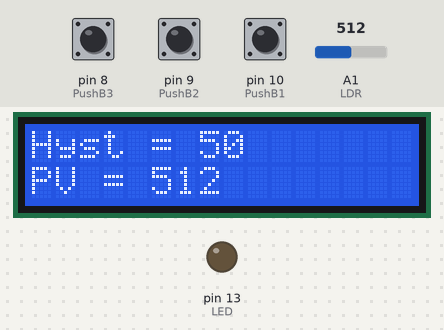
Recording of a sketch running on a simulated Arduino Uno, built with avr-gcc and run on an emulated ATmega328P. Parts: 16×2 character LCD, output pins drawn as LEDs (lit = HIGH). The inputs (shaded band) are chosen by the test bench; at power-on: pin 8 (PushB3) HIGH, A1 (LDR) = 512, pin 9 (PushB2) HIGH, pin 10 (PushB1) HIGH. What the sketch prints to the serial monitor is not drawn.

Above: at 1.2 s.
1.3 s: pin 8 (PushB3) pulled LOW for 0.15 s
At 2.1 s:
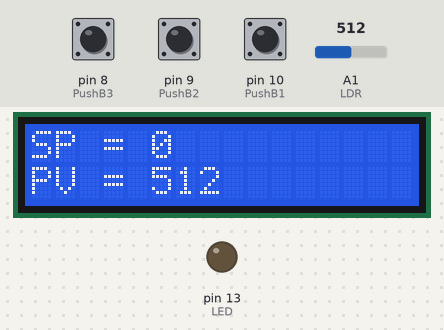
2.9 s: A1 (LDR) set to 106
At 4.1 s:
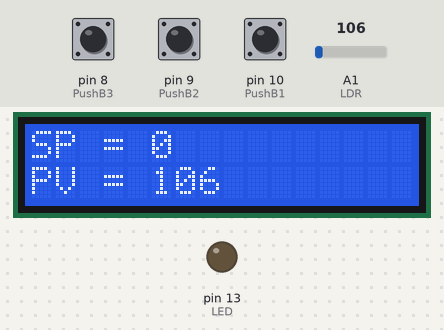
4.4 s: A1 (LDR) set to 89
At 5.6 s:
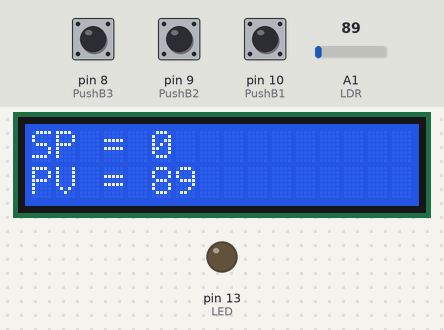
5.9 s: pin 9 (PushB2) pulled LOW for 0.15 s
7.5 s: pin 10 (PushB1) pulled LOW for 0.15 s
At 8.0 s:
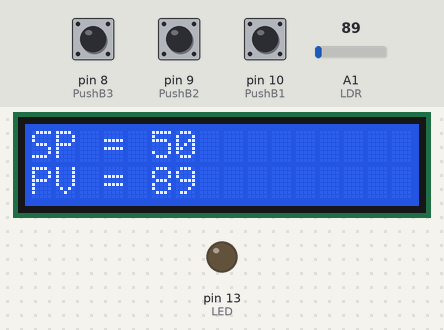
9.1 s: A1 (LDR) set to 0
At 10.4 s:
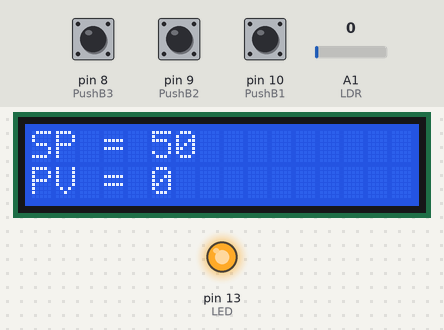
Timing chart, 0 to 11.6 s (numbered marks = the images above; inputs shaded):
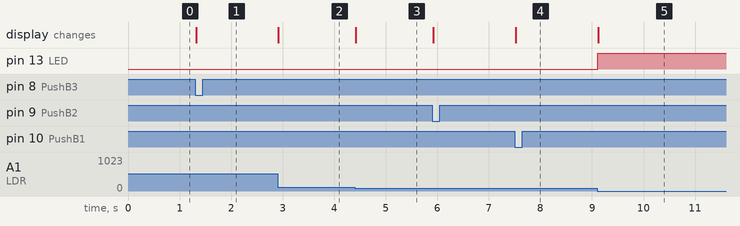

Measured:
- after the input at 1.3 s, the display: changes at once (image 1)
- after the input at 2.9 s, the display: changes at once (image 2)
- after the input at 4.4 s, the display: changes at once (image 3)
- after the input at 7.5 s, the display: changes at once (image 4)
- after the input at 9.1 s, pin 13 (LED): LOW → HIGH at once; the display: changes at once (image 5)

The sketch:

ON-OFF.ino
```cpp
#include <LiquidCrystal.h>

int PV; //Storable value which will be the LDR value
int CO; //Control Output Control variable
int SetP = 0; //variable for the setpoint
int Hys = 50; //create a variable and set a value for hysteresis
int ScreenNumber; //create a variable for the screennumber


/*INPUT/Button settings*/
const int PushB1 = 10; //pin for the first pb
const int PushB2 = 9;  //pin for the second pb
const int PushB3 = 8;  //pin for the third pb

int LastState1; //state for the first pb
int LastState2; //state for the second pb
int LastState3; //state for the third pb

int CurrentState1;  //state for the first pb
int CurrentState2;  //state for the second pb
int CurrentState3;  //state for the third pb

/*OUTPUT settings*/
int LED = 13; //pin for the actuator (LED)
int LDR = A1; //pin for the sensor(LDR)

/*LCD settings*/
LiquidCrystal lcd(12, 11, 5, 4, 3, 2); //pins that the LCD is connected to


void setup() {
  // put your setup code here, to run once:
Serial.begin(9600); //baud rate of 9600
lcd.begin(16,2); //format of the LCD
pinMode(PushB1, INPUT_PULLUP); //identifying PushB1 as an input
pinMode(PushB2, INPUT_PULLUP); //identifying PushB2 as an input
pinMode(PushB3, INPUT_PULLUP); //identifying PushB3 as an input
pinMode(LED, OUTPUT); //identifying LED as an output
}

void loop() {
  // put your main code here, to run repeatedly:

PV = analogRead(LDR); //pv is an analog read

/*HYSTERISIS SETTINGS*/
if(PV <= SetP-Hys){ // if the pv is  smaller than the sp-hys the CO will be 255
    CO = 255;
  //analogWrite(LED, CO);
}
  if(PV >= SetP+Hys){ // if the pv is  smaller than the sp-hys the CO will be 255
    CO = 0;
 // analogWrite(LED, CO);
}
analogWrite(LED, CO); //CO is an analog write
/*CAP*/
if (SetP>1023){
  SetP = 1023;//maximum bit value of 1023 for the setpoint

}
if (SetP<0){
   SetP = 0; //minimum bit value of 0 for the setpoint
}


/*PUSH BUTTON UP SETTINGS*/

LastState1 = CurrentState1;
CurrentState1 = digitalRead(PushB1);
 if(LastState1 == 1 && CurrentState1 == 0){
   if(ScreenNumber == 1){  //increase the sp by 50 and the hys if the screennumber is 1 and the pb1 is high
    SetP = SetP + 50;
   }
   if(ScreenNumber == 0){
    Hys++;
   }
 }

/*PUSH BUTTON DOWN SETTINGS*/

LastState2 = CurrentState2;
CurrentState2 = digitalRead(PushB2);
 if(LastState2 == 1 && CurrentState2 == 0){
   if(ScreenNumber == 1){ //decrease the sp by 50 and the hys if the screennumber is 2 and the pb2 is high
    SetP = SetP - 50;
   }
   if(ScreenNumber == 0){
    Hys--;
   }
 }

/*PUSH BUTTON CHANGE PAGE SETTINGS*/

LastState3 = CurrentState3;
CurrentState3 = digitalRead(PushB3);
 if(LastState3 == 1 && CurrentState3 == 0){
  ScreenNumber = ScreenNumber + 1;
  if(ScreenNumber > 1){
    ScreenNumber = 0; //if the current state of the pb3 is 1 change LCD screen
  }
 }


  switch(ScreenNumber){
    case 0:
  lcd.setCursor(0, 1); //set the cursor to 0,1
  lcd.print("PV = ");//print PV =
  lcd.print(PV); //print the value of PV
  lcd.print(" ");
  lcd.setCursor(0, 0); //set the cursor to 0,0
  lcd.print("Hyst = ");//print hys =
  lcd.print(Hys); //print the value of hys
  lcd.print(" ");
    break;
    case 1:
  lcd.setCursor(0, 1); //set the cursor to 0,1
  lcd.print("PV = "); //print pv =
  lcd.print(PV); //print the value of pv
  lcd.print("    ");
  lcd.setCursor(0, 0); //set the cursor to 0,0
  lcd.print("SP = "); //print SP =
  lcd.print(SetP); //print the value of setpoint
  lcd.print("    ");
  default:
  break;
  }
int PVdisplay = map(PV, 0, 1023, 0, 255); //map the value of pv
Serial.print(SetP); //print the value of sp
Serial.print("\t");
Serial.print(Hys); //print the value of hys
Serial.print("\t");
Serial.println(PV); //print the value of pv


}
```
